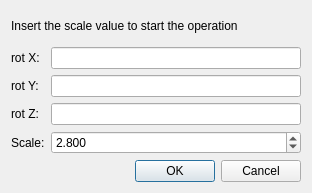
<?xml version="1.0" encoding="UTF-8"?>
<ui version="4.0">
 <class>SimCollapseDialog</class>
 <widget class="QDialog" name="SimCollapseDialog">
  <property name="geometry">
   <rect>
    <x>0</x>
    <y>0</y>
    <width>312</width>
    <height>193</height>
   </rect>
  </property>
  <property name="windowTitle">
   <string>Collapse</string>
  </property>
  <layout class="QVBoxLayout" name="verticalLayout">
   <item>
    <widget class="QLabel" name="label_4">
     <property name="text">
      <string>Insert the scale value to start the operation</string>
     </property>
    </widget>
   </item>
   <item>
    <layout class="QFormLayout" name="formLayout">
     <item row="0" column="0">
      <widget class="QLabel" name="label">
       <property name="text">
        <string>rot X:</string>
       </property>
      </widget>
     </item>
     <item row="0" column="1">
      <widget class="QLineEdit" name="textX">
       <property name="readOnly">
        <bool>true</bool>
       </property>
      </widget>
     </item>
     <item row="1" column="0">
      <widget class="QLabel" name="label_2">
       <property name="text">
        <string>rot Y:</string>
       </property>
      </widget>
     </item>
     <item row="1" column="1">
      <widget class="QLineEdit" name="textY">
       <property name="readOnly">
        <bool>true</bool>
       </property>
      </widget>
     </item>
     <item row="2" column="0">
      <widget class="QLabel" name="label_3">
       <property name="text">
        <string>rot Z:</string>
       </property>
      </widget>
     </item>
     <item row="2" column="1">
      <widget class="QLineEdit" name="textZ">
       <property name="readOnly">
        <bool>true</bool>
       </property>
      </widget>
     </item>
     <item row="3" column="0">
      <widget class="QLabel" name="label_5">
       <property name="text">
        <string>Scale:</string>
       </property>
      </widget>
     </item>
     <item row="3" column="1">
      <widget class="QDoubleSpinBox" name="spinScale">
       <property name="decimals">
        <number>3</number>
       </property>
       <property name="value">
        <double>2.800000000000000</double>
       </property>
      </widget>
     </item>
     <item row="4" column="1">
      <widget class="QDialogButtonBox" name="buttonBox">
       <property name="standardButtons">
        <set>QDialogButtonBox::Cancel|QDialogButtonBox::Ok</set>
       </property>
      </widget>
     </item>
    </layout>
   </item>
  </layout>
 </widget>
 <resources/>
 <connections/>
</ui>
